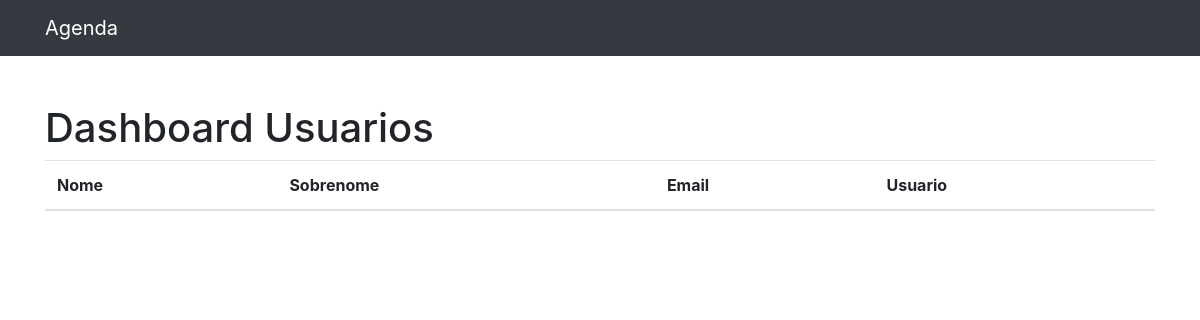
/accounts/dashboard/, run on an earlier commit of the app's database.
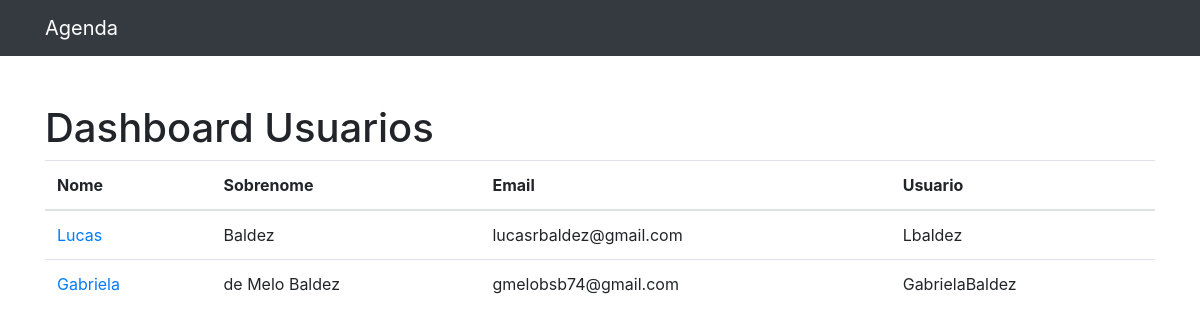
And on a later commit of the database.
### accounts/models.py (models this page shows, shortened)
class Usuarios(models.Model):
    nome = models.CharField(max_length=255)
    sobrenome = models.CharField(max_length=255, blank=True)
    email = models.CharField(max_length=255, blank=True)
    usuario = models.CharField(max_length=255)
    senha = models.CharField(max_length=50)

### accounts/views.py (the view)
# urls.py: path('dashboard/', views.dashboard, name='dashboard'),
def dashboard(request):
    usuarios = Usuarios.objects.all()
    return render(request, 'accounts/dashboard.html', {'usuarios' : usuarios })

### accounts/templates/accounts/dashboard.html
{% extends 'base.html'%}
{% block conteudo %}
<h1 class="mt-5">Dashboard Usuarios</h1>
        <table class="table">
          <thead>
            <tr>
              <th>Nome</th>
              <th>Sobrenome</th>
              <th>Email</th>
              <th>Usuario</th>
            </tr>
          </thead>
          <tbody>
          {% for usuario in usuarios%}
            <tr>
              <td>
                <a href="{% url 'ver_usuario' usuario.id %}"> {{usuario.nome}}</a>
              </td>
              <td>{{usuario.sobrenome}}</td>
              <td>{{usuario.email}}</td>
              <td>{{usuario.usuario}}</td>
            </tr>
            {% endfor%}
          </tbody>
        </table>
{% endblock %}

### templates/base.html (shortened to what this page needs)
{% load static %}
<!DOCTYPE html>
<html lang="pt">
<head>
{%include 'parciais/_head.html'%}
</head>
<body>
{%include 'parciais/_nav.html'%}
  <div class="container">
    <div class="row">
      <div class="col-lg-12">
            {%block conteudo%}
            {%endblock%}
      </div>
    </div>
  </div>
</body>
</html>

### templates/parciais/_head.html (shortened to what this page needs)
{%load static%}
<link href="{% static 'vendor/bootstrap/css/bootstrap.min.css' %}" rel="stylesheet">

### templates/parciais/_nav.html (shortened to what this page needs)
  <nav class="navbar navbar-expand-lg navbar-dark bg-dark static-top">
    <div class="container">
      <a class="navbar-brand" href="{%url 'index'%}">Agenda</a>
    </div>
  </nav>

What changed in the data, as far as the page shows it:
added Usuarios: nome "Lucas", sobrenome "Baldez", email "lucasrbaldez@gmail.com", usuario "Lbaldez"
added Usuarios: nome "Gabriela", sobrenome "de Melo Baldez", email "gmelobsb74@gmail.com", usuario "GabrielaBaldez"
